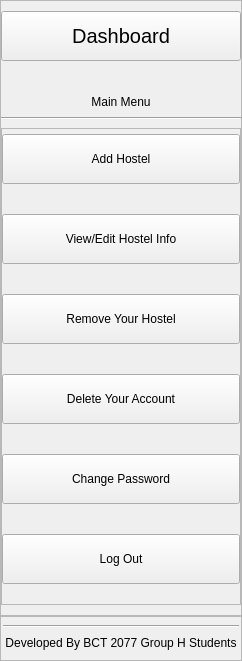
     <widget class="QWidget" name="leftMenuContainer" native="true">
      <property name="sizePolicy">
       <sizepolicy hsizetype="Preferred" vsizetype="Preferred">
        <horstretch>0</horstretch>
        <verstretch>0</verstretch>
       </sizepolicy>
      </property>
      <property name="styleSheet">
       <string notr="true"/>
      </property>
      <layout class="QVBoxLayout" name="verticalLayout_2">
       <property name="spacing">
        <number>0</number>
       </property>
       <property name="leftMargin">
        <number>0</number>
       </property>
       <property name="topMargin">
        <number>0</number>
       </property>
       <property name="rightMargin">
        <number>0</number>
       </property>
       <property name="bottomMargin">
        <number>0</number>
       </property>
       <item>
        <widget class="QFrame" name="mainMenuContainer_2">
         <property name="minimumSize">
          <size>
           <width>0</width>
           <height>300</height>
          </size>
         </property>
         <property name="styleSheet">
          <string notr="true"/>
         </property>
         <property name="frameShape">
          <enum>QFrame::StyledPanel</enum>
         </property>
         <property name="frameShadow">
          <enum>QFrame::Raised</enum>
         </property>
         <layout class="QVBoxLayout" name="verticalLayout">
          <property name="spacing">
           <number>8</number>
          </property>
          <property name="leftMargin">
           <number>0</number>
          </property>
          <property name="topMargin">
           <number>10</number>
          </property>
          <property name="rightMargin">
           <number>0</number>
          </property>
          <property name="bottomMargin">
           <number>10</number>
          </property>
          <item>
           <widget class="QPushButton" name="dashboardBtn">
            <property name="minimumSize">
             <size>
              <width>0</width>
              <height>50</height>
             </size>
            </property>
            <property name="styleSheet">
             <string notr="true">QPushButton{
text-align: center;
font-size: 20px;
}
#hostelFinderBtn:hover{
	border: none;
}</string>
            </property>
            <property name="text">
             <string>Dashboard</string>
            </property>
            <property name="icon">
             <iconset resource="resources.qrc">
              <normaloff>:/assets/icons/grid.svg</normaloff>:/assets/icons/grid.svg</iconset>
            </property>
            <property name="iconSize">
             <size>
              <width>30</width>
              <height>30</height>
             </size>
            </property>
           </widget>
          </item>
          <item>
           <widget class="QLabel" name="label_mainMenu">
            <property name="sizePolicy">
             <sizepolicy hsizetype="Preferred" vsizetype="Preferred">
              <horstretch>0</horstretch>
              <verstretch>0</verstretch>
             </sizepolicy>
            </property>
            <property name="minimumSize">
             <size>
              <width>0</width>
              <height>40</height>
             </size>
            </property>
            <property name="maximumSize">
             <size>
              <width>16777215</width>
              <height>16777215</height>
             </size>
            </property>
            <property name="text">
             <string>Main Menu</string>
            </property>
            <property name="alignment">
             <set>Qt::AlignBottom|Qt::AlignHCenter</set>
            </property>
           </widget>
          </item>
          <item>
           <widget class="Line" name="line_mainMenu">
            <property name="orientation">
             <enum>Qt::Horizontal</enum>
            </property>
           </widget>
          </item>
          <item>
           <widget class="QFrame" name="mainMenuSubContainer">
            <property name="styleSheet">
             <string notr="true"/>
            </property>
            <property name="frameShape">
             <enum>QFrame::StyledPanel</enum>
            </property>
            <property name="frameShadow">
             <enum>QFrame::Raised</enum>
            </property>
            <layout class="QVBoxLayout" name="verticalLayout_3">
             <property name="spacing">
              <number>30</number>
             </property>
             <property name="leftMargin">
              <number>0</number>
             </property>
             <property name="topMargin">
              <number>5</number>
             </property>
             <property name="rightMargin">
              <number>0</number>
             </property>
             <property name="bottomMargin">
              <number>20</number>
             </property>
             <item>
              <widget class="QPushButton" name="addHostelMenuBtn">
               <property name="minimumSize">
                <size>
                 <width>0</width>
                 <height>50</height>
                </size>
               </property>
               <property name="text">
                <string>Add Hostel</string>
               </property>
               <property name="icon">
                <iconset resource="resources.qrc">
                 <normaloff>:/assets/icons/plus-circle.svg</normaloff>:/assets/icons/plus-circle.svg</iconset>
               </property>
               <property name="iconSize">
                <size>
                 <width>24</width>
                 <height>24</height>
                </size>
               </property>
               <property name="autoDefault">
                <bool>false</bool>
               </property>
               <property name="default">
                <bool>false</bool>
               </property>
              </widget>
             </item>
             <item>
              <widget class="QPushButton" name="editHostelBtn">
               <property name="minimumSize">
                <size>
                 <width>0</width>
                 <height>50</height>
                </size>
               </property>
               <property name="text">
                <string>View/Edit Hostel Info</string>
               </property>
               <property name="icon">
                <iconset resource="resources.qrc">
                 <normaloff>:/assets/icons/file-text.svg</normaloff>:/assets/icons/file-text.svg</iconset>
               </property>
               <property name="iconSize">
                <size>
                 <width>24</width>
                 <height>24</height>
                </size>
               </property>
               <property name="autoDefault">
                <bool>false</bool>
               </property>
               <property name="default">
                <bool>false</bool>
               </property>
              </widget>
             </item>
             <item>
              <widget class="QPushButton" name="removeHostelBtn">
               <property name="minimumSize">
                <size>
                 <width>0</width>
                 <height>50</height>
                </size>
               </property>
               <property name="text">
                <string>Remove Your Hostel</string>
               </property>
               <property name="icon">
                <iconset resource="resources.qrc">
                 <normaloff>:/assets/icons/divide-circle.svg</normaloff>:/assets/icons/divide-circle.svg</iconset>
               </property>
               <property name="iconSize">
                <size>
                 <width>24</width>
                 <height>24</height>
                </size>
               </property>
               <property name="autoDefault">
                <bool>false</bool>
               </property>
               <property name="default">
                <bool>false</bool>
               </property>
              </widget>
             </item>
             <item>
              <widget class="QPushButton" name="deleteAccountBtn">
               <property name="minimumSize">
                <size>
                 <width>0</width>
                 <height>50</height>
                </size>
               </property>
               <property name="text">
                <string>Delete Your Account</string>
               </property>
               <property name="icon">
                <iconset resource="resources.qrc">
                 <normaloff>:/assets/icons/user-minus.svg</normaloff>:/assets/icons/user-minus.svg</iconset>
               </property>
               <property name="iconSize">
                <size>
                 <width>24</width>
                 <height>24</height>
                </size>
               </property>
               <property name="autoDefault">
                <bool>false</bool>
               </property>
               <property name="default">
                <bool>false</bool>
               </property>
              </widget>
             </item>
             <item>
              <widget class="QPushButton" name="changePasswordBtn">
               <property name="minimumSize">
                <size>
                 <width>0</width>
                 <height>50</height>
                </size>
               </property>
               <property name="text">
                <string>Change Password</string>
               </property>
               <property name="icon">
                <iconset resource="resources.qrc">
                 <normaloff>:/assets/icons/edit.svg</normaloff>:/assets/icons/edit.svg</iconset>
               </property>
               <property name="iconSize">
                <size>
                 <width>24</width>
                 <height>24</height>
                </size>
               </property>
               <property name="autoDefault">
                <bool>false</bool>
               </property>
               <property name="default">
                <bool>false</bool>
               </property>
              </widget>
             </item>
             <item>
              <widget class="QPushButton" name="logOutBtn">
               <property name="minimumSize">
                <size>
                 <width>0</width>
                 <height>50</height>
                </size>
               </property>
               <property name="text">
                <string>Log Out</string>
               </property>
               <property name="icon">
                <iconset resource="resources.qrc">
                 <normaloff>:/assets/icons/log-out.svg</normaloff>:/assets/icons/log-out.svg</iconset>
               </property>
               <property name="iconSize">
                <size>
                 <width>24</width>
                 <height>24</height>
                </size>
               </property>
               <property name="autoDefault">
                <bool>false</bool>
               </property>
               <property name="default">
                <bool>false</bool>
               </property>
              </widget>
             </item>
            </layout>
           </widget>
          </item>
         </layout>
        </widget>
       </item>
       <item alignment="Qt::AlignBottom">
        <widget class="QFrame" name="footerContainer">
         <property name="styleSheet">
          <string notr="true">padding: 2px;</string>
         </property>
         <property name="frameShape">
          <enum>QFrame::StyledPanel</enum>
         </property>
         <property name="frameShadow">
          <enum>QFrame::Raised</enum>
         </property>
         <layout class="QVBoxLayout" name="verticalLayout_5">
          <property name="leftMargin">
           <number>0</number>
          </property>
          <property name="topMargin">
           <number>6</number>
          </property>
          <property name="rightMargin">
           <number>0</number>
          </property>
          <property name="bottomMargin">
           <number>6</number>
          </property>
          <item>
           <widget class="Line" name="line_footer">
            <property name="orientation">
             <enum>Qt::Horizontal</enum>
            </property>
           </widget>
          </item>
          <item>
           <widget class="QLabel" name="label_footer">
            <property name="font">
             <font>
              <pointsize>9</pointsize>
              <italic>false</italic>
              <bold>false</bold>
             </font>
            </property>
            <property name="styleSheet">
             <string notr="true"/>
            </property>
            <property name="text">
             <string>Developed By BCT 2077 Group H Students</string>
            </property>
            <property name="alignment">
             <set>Qt::AlignCenter</set>
            </property>
           </widget>
          </item>
         </layout>
        </widget>
       </item>
      </layout>
     </widget>
